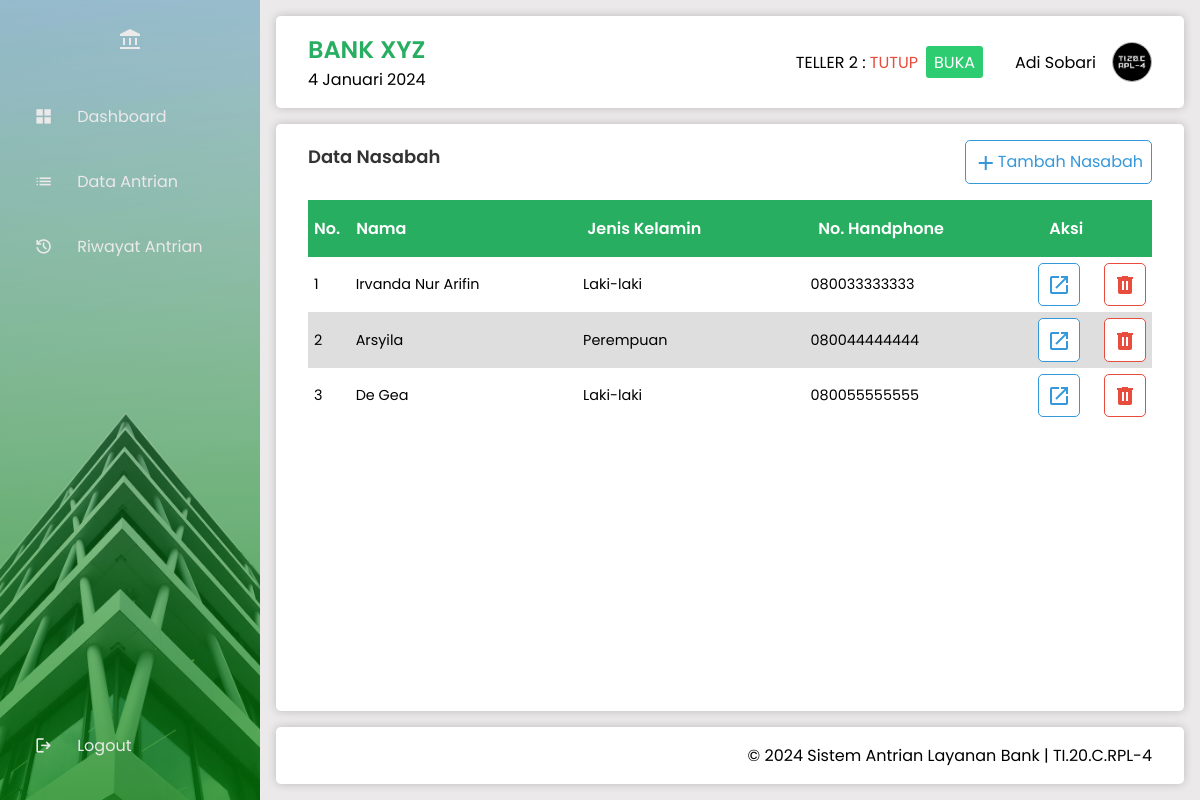
/data_nasabah/index.php (signed in), run on the app's committed database.
### tables this page shows
CREATE TABLE `loket` (
  `id_loket` int NOT NULL AUTO_INCREMENT,
  `kode_loket` varchar(20) NOT NULL,
  `nama_loket` varchar(60) NOT NULL,
  `status_loket` enum('aktif','tutup') NOT NULL DEFAULT 'tutup',
  `id_karyawan` int DEFAULT NULL,
  PRIMARY KEY (`id_loket`),
  KEY `id_karyawan` (`id_karyawan`),
  CONSTRAINT `loket_ibfk_1` FOREIGN KEY (`id_karyawan`) REFERENCES `karyawan` (`id_karyawan`)
);

CREATE TABLE `nasabah` (
  `id_nasabah` int NOT NULL AUTO_INCREMENT,
  `nik` varchar(16) NOT NULL,
  `nama` varchar(60) NOT NULL,
  `jenis_kelamin` enum('laki-laki','perempuan') NOT NULL,
  `tanggal_lahir` date NOT NULL,
  `alamat` varchar(120) NOT NULL,
  `no_hp` varchar(13) NOT NULL,
  `password` varchar(60) NOT NULL,
  `foto` varchar(120) NOT NULL,
  `role` varchar(7) NOT NULL DEFAULT 'nasabah',
  PRIMARY KEY (`id_nasabah`)
);

### _config.php (called while the page is built, shortened)
<?php
function base_url($url = null) {
    $base_url = "http://localhost/abank";
    if ($url != null) {
        return $base_url . "/" . $url;
    } else {
        return $base_url;
    }
}
function setActivePage($page)
{
    $current_page = $_SERVER['REQUEST_URI'];
    $active_class = '';
    return $active_class;
}
function tanggalIndonesia() {
    $bulanIndonesia = array(
        'Januari', 'Februari', 'Maret', 'April', 'Mei', 'Juni',
        'Juli', 'Agustus', 'September', 'Oktober', 'November', 'Desember'
    );
    $indexBulan = date('n') - 1;
    $tanggal = date('j') . ' ' . $bulanIndonesia[$indexBulan] . ' ' . date('Y');
    return $tanggal;
}
?>

### data_nasabah/index.php (the view, shortened to what this page needs)
<?php
include '../header.php';
?>
    <main>
        <section class="data-section">
            <div class="data-info">
                <h2 class="data-title">Data Nasabah</h2>
                <button class="btn" onclick="window.location.href='add.php'"><span class="material-symbols-outlined">add</span>Tambah Nasabah</button>
            </div>
            <div class="data-table">
                <table>
                    <thead>
                        <tr class="flex-row">
                            <th class="first-th">No.</th>
                            <th>Nama</th>
                            <th>Jenis Kelamin</th>
                            <th>No. Handphone</th>
                            <th class="last-th">Aksi</th>
                        </tr>
                    </thead>
                    <tbody>
                    <?php
                    $no = 1;
                    $result = mysqli_query($conn, "SELECT * FROM nasabah") or die(mysqli_error($conn));
                    if (mysqli_num_rows($result) > 0) {
                        while ($data = mysqli_fetch_assoc(($result))) { ?>
                        <tr class="flex-row">
                            <td class="first-td"><?= $no++ ?></td>
                            <td><?= ucwords($data['nama']) ?></td>
                            <td><?= ucfirst($data['jenis_kelamin']) ?></td>
                            <td><?= $data['no_hp'] ?></td>
                            <td class="last-td">
                                <div class="btn-group">
                                    <button class="btn" onclick="openModalDetailNasabah(<?= $data['id_nasabah'] ?>)">
                                        <span class="material-symbols-outlined">open_in_new</span>
                                    </button>
                                    <a href="del.php?id=<?= $data['id_nasabah'] ?>" onclick="return confirm('Yakin akan menghapus data?')" class="secondary-btn" role="button" aria-label="Hapus data"><span class="material-symbols-outlined">delete</span></a>
                                </div>
                            </td>
                        </tr>
                        <?php
                        }
                    } else {
                        echo "<tr><td colspan=\"5\" align=\"center\">Data tidak ditemukan.</td></tr>";
                    }
                    ?>
                    </tbody>
                </table>
            </div>
        </section>
    </main>
<?php
include '../footer.php';

### header.php (shortened to what this page needs)
<?php
include '_config.php';
$userRole = $_SESSION['user_role'];
$idKaryawan = $_SESSION['user_id'];
?>
<!DOCTYPE html>
<html lang="en">
<head>
    <link rel="stylesheet" href="<?= base_url('_assets/css/style.css'); ?>">
</head>
<body class="fade-out">
    <aside>
        <div class="logo">
            <span class="material-symbols-outlined">
            </span>
        </div>
        <ul class="menu">
            <li <?= setActivePage('dashboard'); ?>>
                <a href="<?= base_url('dashboard'); ?>">
                    <span class="material-symbols-outlined">
                    </span>
                    <span class="menu-item">Dashboard</span>
                </a>
            </li>
            <li <?= setActivePage('data_antrian'); ?>>
                <a href="<?= base_url('data_antrian'); ?>">
                    <span class="material-symbols-outlined">
                    </span>
                    <span class="menu-item">Data Antrian</span>
                </a>
            </li>
            <li <?= setActivePage('riwayat_antrian'); ?>>
                <a href="<?= base_url('riwayat_antrian'); ?>">
                    <span class="material-symbols-outlined">
                    </span>
                    <span class="menu-item">Riwayat Antrian</span>
                </a>
            </li>
            <li class="logout">
                <a href="<?= base_url('auth/logout.php'); ?>">
                    <span class="material-symbols-outlined">
                    </span>
                    <span class="menu-item">Logout</span>
                </a>
            </li>
        </ul>
    </aside>
    <div class="container">
        <header>
            <div class="header-title">
                <h1>BANK XYZ</h1>
                <span><?= tanggalIndonesia(); ?></span>
            </div>
            <div class="user-info">
                <?php
                if ($userRole === 'karyawan' && isset($idKaryawan)) {
                    $query = "SELECT id_loket, nama_loket, status_loket FROM loket WHERE id_karyawan = '$idKaryawan'";
                    $result = mysqli_query($conn, $query);
                    if ($result) {
                        $loketData = mysqli_fetch_assoc($result);
                        if ($loketData) {
                            $loketName = strtoupper($loketData['nama_loket']);
                            $loketStatus = $loketData['status_loket'];
                        ?>
                            <div class="loket-info">
                                <div class="user-log-loket">
                                    <span><?= $loketName . ' :'; ?></span>
                                    <span class="status-loket <?= $loketStatus === 'aktif' ? 'status-aktif' : 'status-tutup'; ?>">
                                        <?= strtoupper($loketStatus); ?>
                                    </span>
                                </div>
                                <div class="toggle-loket-status">
                                    <form method="post">
                                        <input type="submit" name="submit" value="<?= $loketStatus === 'aktif' ? 'TUTUP' : 'BUKA'; ?>" class="btn-status-loket <?= $loketStatus === 'aktif' ? 'warning-button' : 'success-button'; ?>">
                                    </form>
                                </div>
                            </div>
                            <?php
                        } else {
                            echo 'Data loket tidak ditemukan.';
                        }
                    } else {
                        echo 'Error: ' . mysqli_error($conn);
                    }
                }
                ?>
                <span class="user-log-name"><?= ucwords($_SESSION['user_nama']); ?></span>
                <img src="../_assets/image/photo/<?= $_SESSION['user_foto']; ?>" alt="photo">
            </div>
        </header>

### data on the page
loket: nama_loket "TELLER 2", status_loket "TUTUP", submit "BUKA"
nasabah: nama "Irvanda Nur Arifin", jenis_kelamin "Laki-laki", no_hp "080033333333"
nasabah: nama "Arsyila", jenis_kelamin "Perempuan", no_hp "080044444444"
nasabah: nama "De Gea", jenis_kelamin "Laki-laki", no_hp "080055555555"

### other printed values
tanggalIndonesia() "4 Januari 2024"
$_SESSION['user_nama'] "Adi Sobari"
